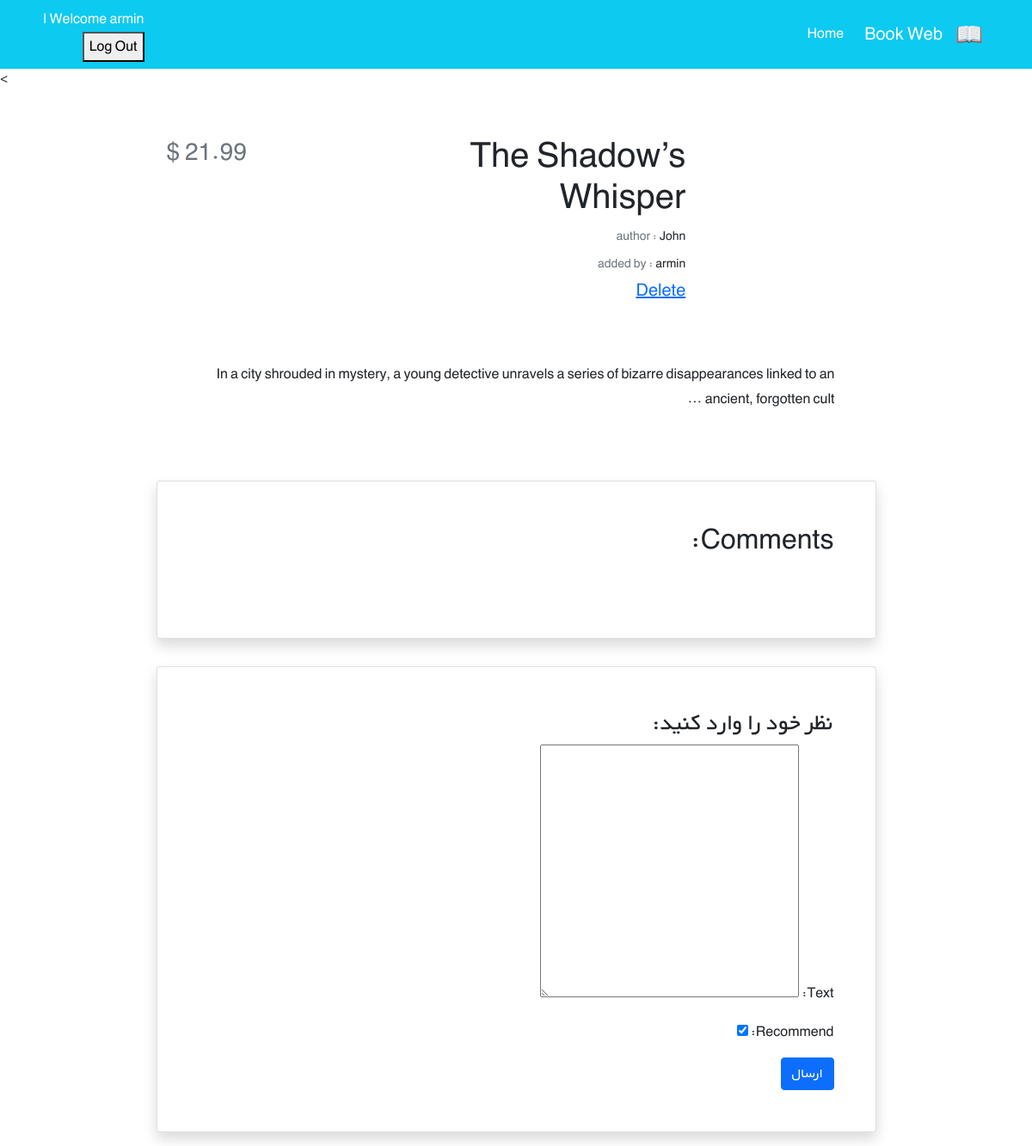
Before: /books/1/ (signed in) with the older database file.
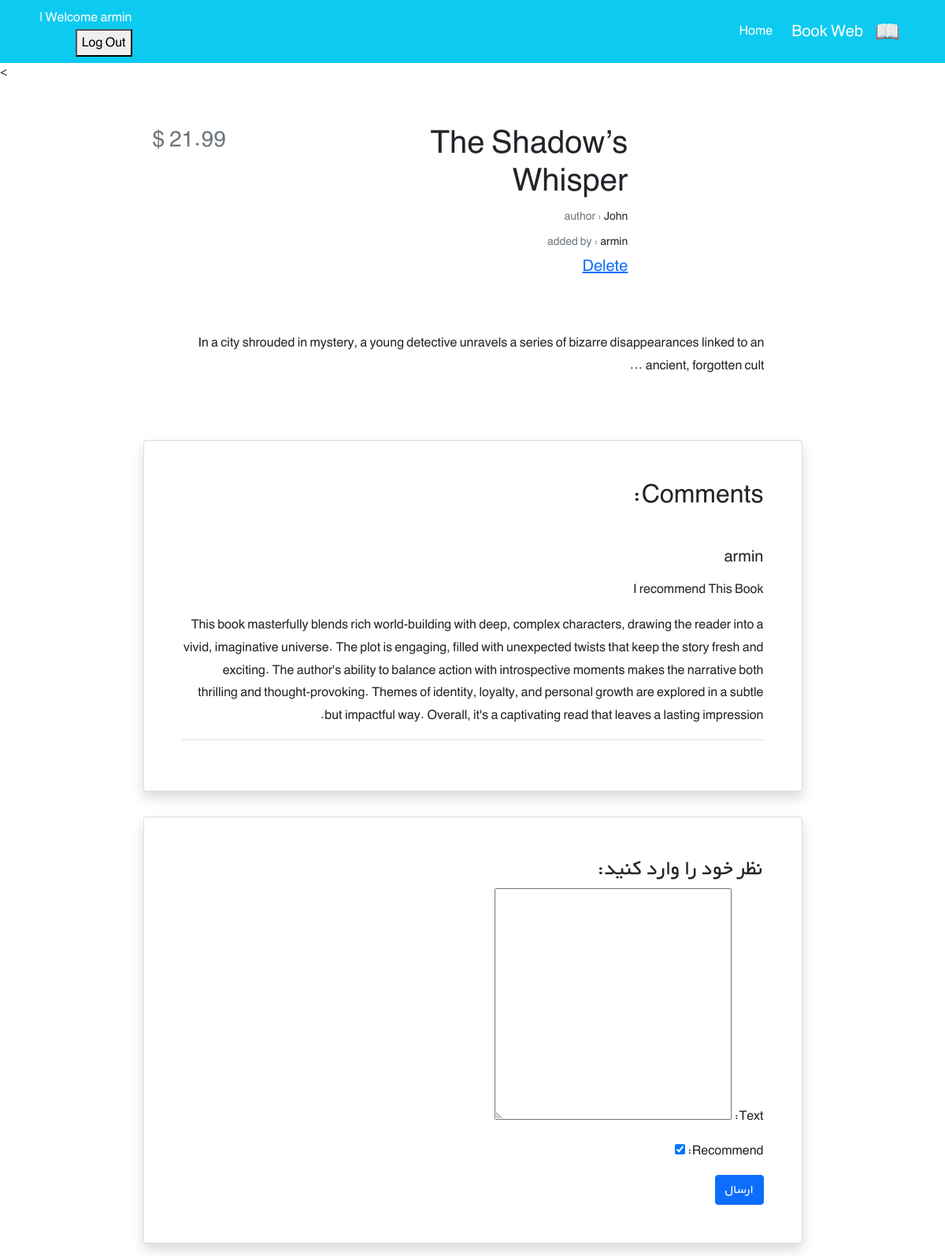
After: the same page with the newer database file.
### books/models.py (models this page shows, shortened)
class Comment(models.Model):
    user = models.ForeignKey(get_user_model() , on_delete=models.CASCADE)
    text = models.TextField()
    datetime_created = models.DateTimeField(auto_now_add=True)
    book = models.ForeignKey(Book, on_delete=models.CASCADE, related_name='comments')
    is_active = models.BooleanField(default=True)
    recommend = models.BooleanField(default=True)

### accounts/models.py (models this page shows)
class CustomUser(AbstractUser): #null--->Db      #blank-->Form
    age = models.PositiveIntegerField(null=True , blank=True)

### books/views.py (the view)
# urls.py: path('<int:pk>/', book_detail_view , name = 'book_detail'),
@login_required
def book_detail_view(request,pk):
    book = get_object_or_404(Book , pk=pk)
    book_comments = book.comments.all()
    if request.method == 'POST':
        comment_form = CommentForm(request.POST)
        if comment_form.is_valid():
            new_comment = comment_form.save(commit=False)
            new_comment.book = book
            new_comment.user = request.user
            new_comment.save()
            comment_form = CommentForm()
    else:
        comment_form = CommentForm()
    return render(request , 'books/book_detail.html' , {'book':book ,
                                                        'comments':book_comments ,
                                                        'comment_form':comment_form},)

### books/forms.py
class CommentForm(forms.ModelForm):
    class Meta:
        model = Comment
        fields = ('text','recommend',)

### books/templates/books/book_detail.html (shortened to what this page needs)
{% extends '_base.html' %}
{% load crispy_forms_tags %}
{%load book_tags  %}
{% block content %}
    <<div class="container mt-5" dir="rtl">
    <div class="">
        <div class="">
            <div class="d-flex justify-content-center">
                <div class="row w-sm-75 w-100">
                    <div class="col-xs-12 col-md-3 d-flex justify-content-center">
                    </div>
                    <div class="col-xs-12 col-md-6 text-center text-md-end mt-md-1 mt-4">
                        <h1>{{ book.title }}</h1>
                        <h5 class="small my-1"><span class="text-muted">author : </span>{{  book.author}}</h5>
                        <h5 class="small my-1"><span class="text-muted">added by : </span>{{  book.user}}</h5>
                        <a href="{% url 'book_delete' book.id %}"><h5>Delete</h5></a>
                    </div>
                    <div class="col-xs-12 col-md-3 d-flex flex-column">
                        <h3 class="align-self-center pt-2 text-muted align-self-md-end">
                            {{ book.price }} $
                        </h3>
                    </div>
                </div>
            </div>
            <div class="d-flex justify-content-center">
                <div class="my-3 p-5 w-sm-75 w-100">
                    {{ book.description}}
                </div>
            </div>
            <div class="d-flex justify-content-center">
                <div class="card shadow my-3 p-5 w-sm-75 w-100">
                    <h2 class="mb-5">Comments:</h2>
                    {% for comment in comments %}
                        <div class="border-bottom mb-3">
                            <h5 class="mb-3"> {{ comment.user.username }}</h5>
                            {% if comment.recommend %}
                            <p>I recommend This Book </p>
                            {% else %}
                                <p>I Don't recommend THIS Books! </p>
                            {% endif %}
                            <p>{{ comment.text|linebreaks }}</p>
                        </div>
                    {% endfor %}
                </div>
            </div>
            <div class="d-flex justify-content-center">
                <div class="card shadow my-3 p-5 w-sm-75 w-100">
                    <h3>نظر خود را وارد کنید:</h3>
                    <form method="POST">
                        {{ comment_form.as_p }}
                        <button type="submit" class="btn btn-primary" >ارسال</button>
                    </form>
                </div>
            </div>
        </div>
    </div>
</div>
{% endblock %}

Changed rows visible on the page:
added Comment: user.username "armin", recommend "I recommend This Book", text "This book masterfully blends rich world-building with deep, complex characters, drawing the reader into a vivid, imaginative universe. The plot is engaging, filled with unexpected twists that keep the story fresh and exciting. The author's ability to balance action with introspective moments makes the narrative both thrilling and thought-provoking. Themes of identity, loyalty, and personal growth are explored in a subtle but impactful way. Overall, it's a captivating read that leaves a lasting impression."
